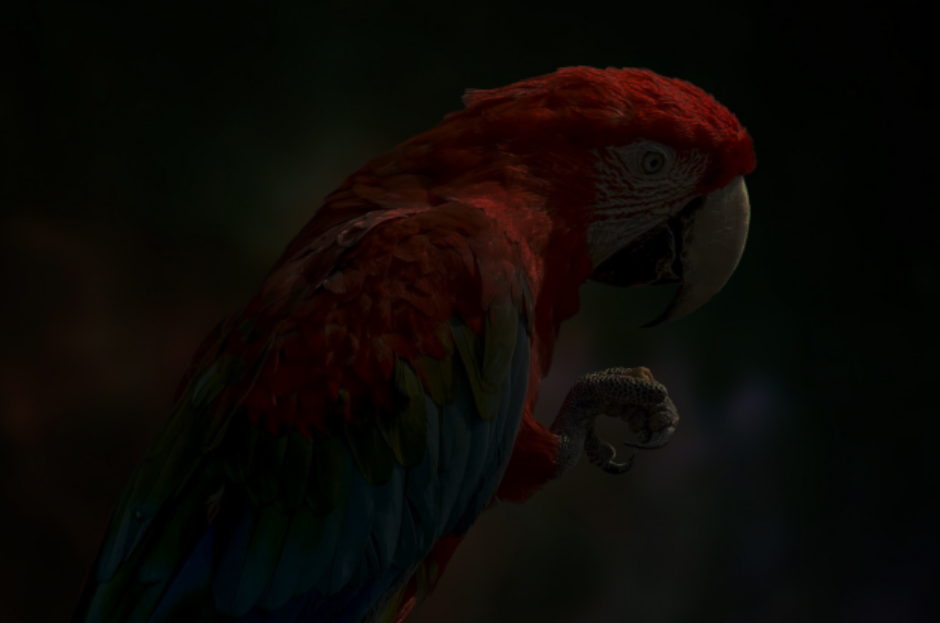
#> input picture AssignmentOne/parrot_dark.PNG, 940 x 623 px
$ python main.py
#> lines starting #> are read from the running program, lines starting #| are printed output that depends on the picture
### AssignmentOne/plot.py
import matplotlib.pyplot as plt


def plot_img_hist_cdf(image, hist, cdf):
    fig, axes = plt.subplots(1, 3, figsize=(7, 3), layout="constrained")

    # Plot the image
    axes[0].set(title="Image")
    axes[0].imshow(image)

    # Plot the histogram of the image
    axes[1].set(title="Histogram")
    axes[1].plot(hist[0], color='r')
    axes[1].plot(hist[1], color='g')
    axes[1].plot(hist[2], color='b')

    # Plot the CDF of the image
    axes[2].set(title="CDF")
    axes[2].plot(cdf[0], color='r')
    axes[2].plot(cdf[1], color='g')
    axes[2].plot(cdf[2], color='b')

    plt.show()


def plot_before_after_hist_cdf(hist_before, hist_after, cdf_before, cdf_after):
    fig, axes = plt.subplots(2, 3, figsize=(9, 5), layout="constrained")
    axes[0, 0].set(title="Histogram & CDF red before")
    axes[0, 0].plot(hist_before[0], color='r')
    axes[0, 0].plot(cdf_before[0], color='#8B0000')
    axes[0, 0].set_ylim([0, 100000])

    axes[0, 1].set(title="Histogram & CDF green before")
    axes[0, 1].plot(hist_before[1], color='g')
    axes[0, 1].plot(cdf_before[1], color='#006400')
    axes[0, 1].set_ylim([0, 100000])

    axes[0, 2].set(title="Histogram & CDF blue before")
    axes[0, 2].plot(hist_before[2], color='b')
    axes[0, 2].plot(cdf_before[2], color='#00008B')
    axes[0, 2].set_ylim([0, 100000])

    axes[1, 0].set(title="Histogram & CDF red after")
    axes[1, 0].plot(hist_after[0], color='r')
    axes[1, 0].plot(cdf_after[0], color='#8B0000')
    axes[1, 0].set_ylim([0, 100000])

    axes[1, 1].set(title="Histogram & CDF green after")
    axes[1, 1].plot(hist_after[1], color='g')
    axes[1, 1].plot(cdf_after[1], color='#006400')
    axes[1, 1].set_ylim([0, 100000])

    axes[1, 2].set(title="Histogram & CDF blue after")
    axes[1, 2].plot(hist_after[2], color='b')
    axes[1, 2].plot(cdf_after[2], color='#00008B')
    axes[1, 2].set_ylim([0, 100000])
    plt.show()

### AssignmentOne/main.py
import cv2 as cv
import numpy as np
import plot


def calculate_cdf(hist):
    cdf = hist.cumsum()
    cdf_normalized = cdf * hist.max() / cdf.max()
    return cdf_normalized


def calculate_hist(image):
    return [
        cv.calcHist([image[:, :, 0]], [0], None, [256], [0, 256]),
        cv.calcHist([image[:, :, 1]], [0], None, [256], [0, 256]),
        cv.calcHist([image[:, :, 2]], [0], None, [256], [0, 256]),
    ]


def calculate_cdf_channels(hist):
    return [
        calculate_cdf(hist[0]),
        calculate_cdf(hist[1]),
        calculate_cdf(hist[2])
    ]


def main():
    # Load the image with cv and convert to RGB color space
    original_image = cv.imread("parrot_dark.PNG")
#> original_image is the input picture: shape (623, 940, 3); mean B, G, R 5.3, 8.8, 12.2
    original_image = cv.cvtColor(original_image, cv.COLOR_BGR2RGB)

    # Calculate the histogram of the color channels of the image and the CDF
    hist_image = calculate_hist(original_image)
#> hist_image = 3 items
    cdf_image = calculate_cdf_channels(hist_image)
#> in calculate_cdf, `cdf = hist.cumsum()`: cdf = 256 values from 36319 to 585620
#> in calculate_cdf, `cdf_normalized = cdf * hist.max() / cdf.max()`: cdf_normalized = 256 values from 3334.2 to 53761
#> cdf_image = 3 items

    # Plot the image, histograms and cdfs of the image
    plot.plot_img_hist_cdf(original_image, hist_image, cdf_image)
#> in plot_img_hist_cdf, `plt.show()`:
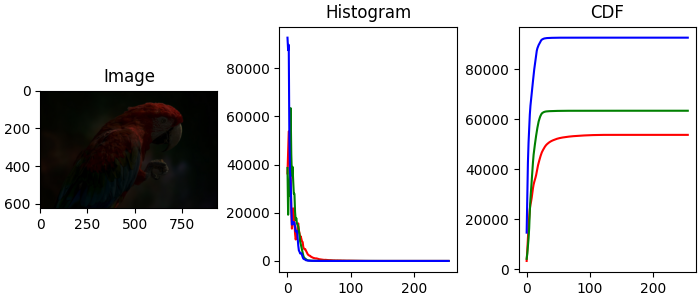
#> figure drawn by matplotlib, 3 panels; panel 2: curve peaks at x = 2, y = 53761; panel 2: curve peaks at x = 5, y = 63412; panel 2: curve peaks at x = 0, y = 92639; panel 3: curve peaks at x = 134, y = 53761

    # Transform the image to the HSV color space
    hsv_image = cv.cvtColor(original_image, cv.COLOR_RGB2HSV)
#> hsv_image: shape (623, 940, 3); mean H, S, V 40.9, 170.7, 14.4

    # Equalize the histogram of the Value
    hsv_image[:, :, 2] = cv.equalizeHist(hsv_image[:, :, 2])
#> hsv_image: shape (623, 940, 3); mean H, S, V 40.9, 170.7, 130.7

    # Return to the RGB color space
    equalized_image = cv.cvtColor(hsv_image, cv.COLOR_HSV2RGB)
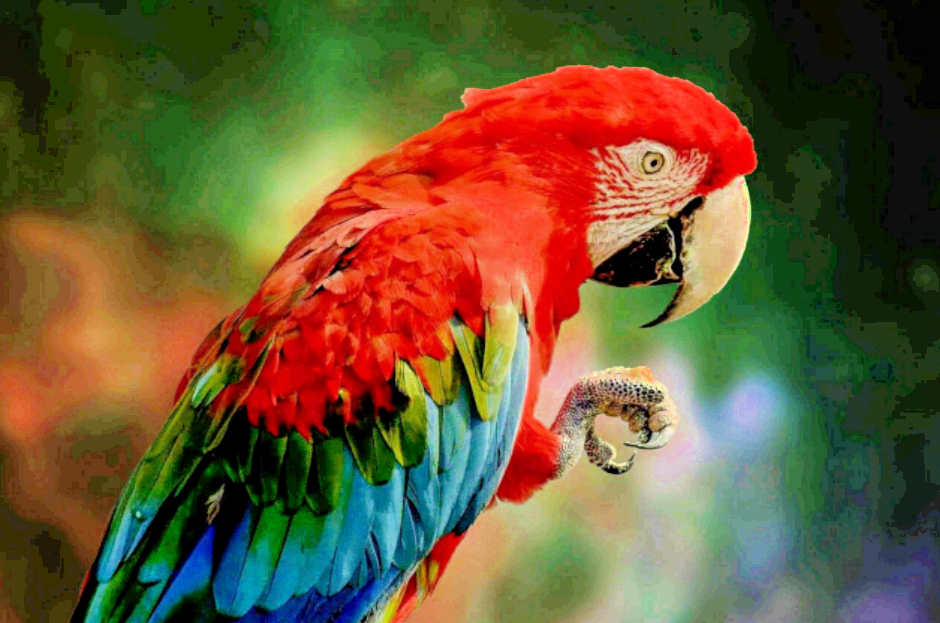
#> equalized_image: shape (623, 940, 3); mean R, G, B 105.9, 88.8, 53.1

    # Calculate the histogram of the color channels of the image and the CDF
    hist_image_equalized = calculate_hist(equalized_image)
#> hist_image_equalized = 3 items
    cdf_image_equalized = calculate_cdf_channels(hist_image_equalized)
#> cdf_image_equalized = 3 items

    # Plot the image, histograms and cdfs of the image
    plot.plot_img_hist_cdf(equalized_image, hist_image_equalized, cdf_image_equalized)
#> in plot_img_hist_cdf (call 2), `plt.show()`:
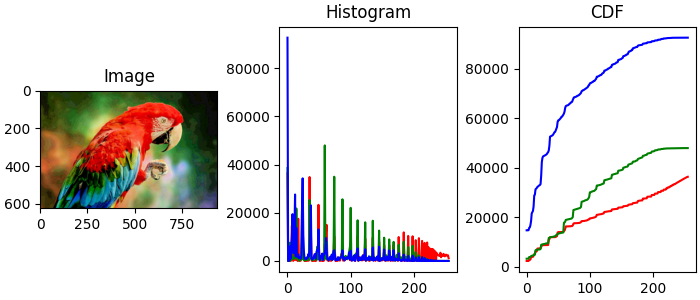
#> figure drawn by matplotlib, 3 panels; panel 2: curve peaks at x = 0, y = 36319; panel 2: curve peaks at x = 59, y = 47938; panel 2: curve peaks at x = 0, y = 92640; panel 3: curve peaks at x = 255, y = 36319

    # Plot the image, histograms and cdfs of the image
    plot.plot_before_after_hist_cdf(hist_image, hist_image_equalized, cdf_image, cdf_image_equalized)
#> in plot_before_after_hist_cdf, `plt.show()`:
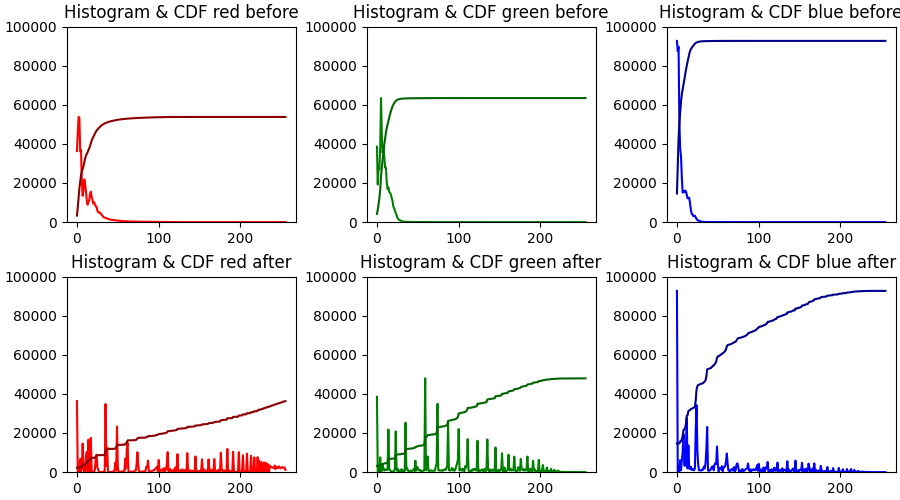
#> figure drawn by matplotlib, 6 panels; panel 1: curve peaks at x = 2, y = 53761; panel 1: curve peaks at x = 134, y = 53761; panel 2: curve peaks at x = 5, y = 63412; panel 2: curve peaks at x = 107, y = 63412


if __name__ == '__main__':
    main()
